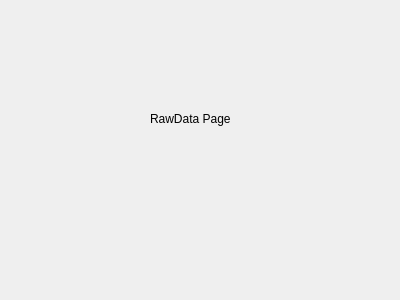
<?xml version="1.0" encoding="UTF-8"?>
<ui version="4.0">
 <class>RawDataForm</class>
 <widget class="QWidget" name="RawDataForm">
  <property name="geometry">
   <rect>
    <x>0</x>
    <y>0</y>
    <width>400</width>
    <height>300</height>
   </rect>
  </property>
  <property name="windowTitle">
   <string>Form</string>
  </property>
  <widget class="QLabel" name="label_RawDataPage">
   <property name="geometry">
    <rect>
     <x>150</x>
     <y>110</y>
     <width>111</width>
     <height>17</height>
    </rect>
   </property>
   <property name="text">
    <string>RawData Page</string>
   </property>
  </widget>
 </widget>
 <resources/>
 <connections/>
</ui>
